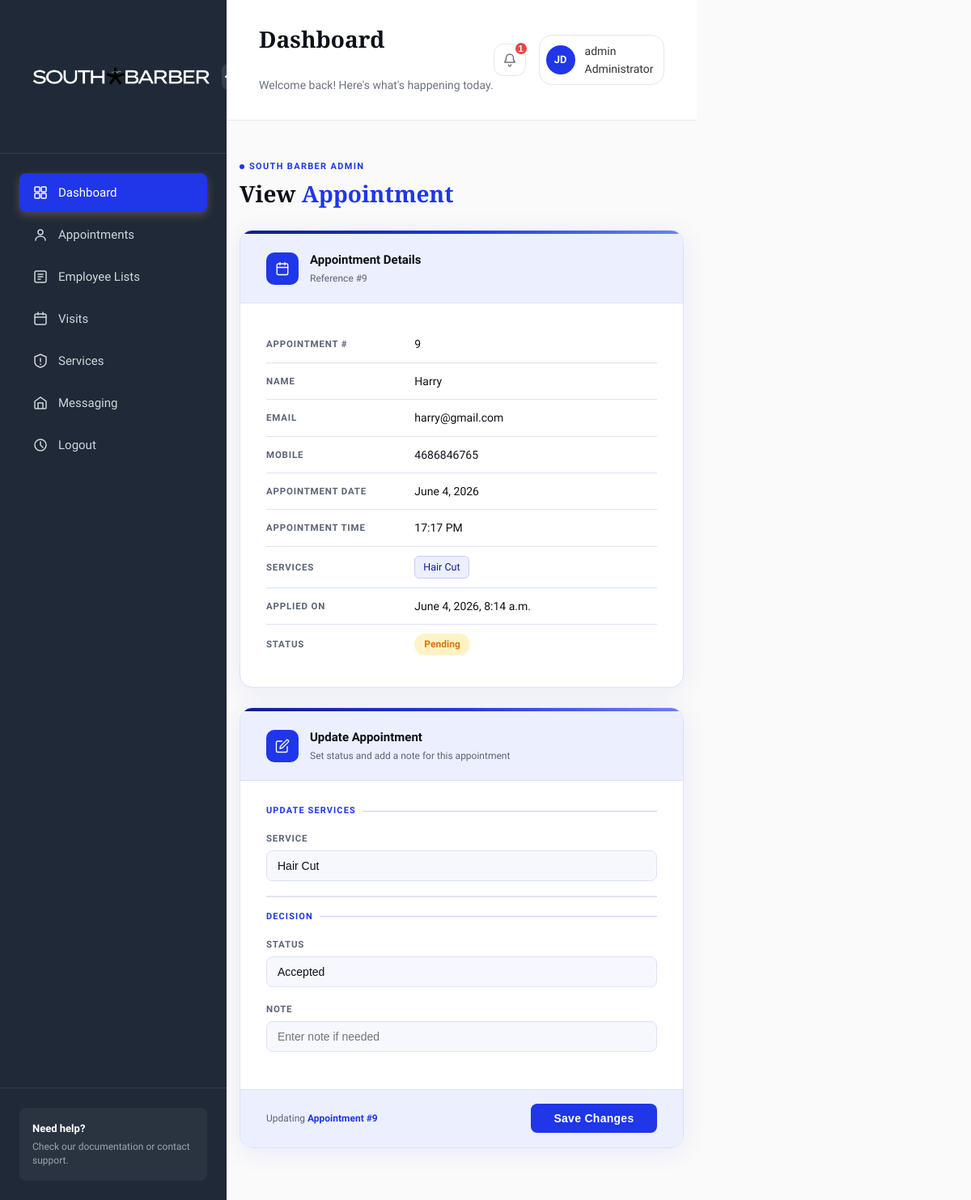
Screenshot of /adminsection/viewappointment/9/ (signed in) with the database file from the repository.
### adminsection/models.py (models this page shows, shortened)
class User(AbstractUser):
    ROLE_CHOICES = (
        ('ADMIN', 'Admin'),
        ('MANAGER', 'Manager'),
        ('EMPLOYEE', 'Employee'),
        ('CUSTOMER', 'Customer'),
    )
    Role = models.CharField(max_length=20, choices=ROLE_CHOICES)
    Store = models.ForeignKey(Store, on_delete=models.SET_NULL, null=True, blank=True)

class Service(models.Model):
    ServiceName = models.CharField(max_length=25)
    Cost = models.PositiveIntegerField()
    TimeStamp = models.DateTimeField(auto_now_add=True)
    def __str__(self):
        return self.ServiceName

### parlour/models.py (models this page shows, shortened)
class Appointment(models.Model):
    Store = models.ForeignKey(Store, on_delete=models.CASCADE)
    Name = models.CharField(max_length=50)
    Email = models.EmailField()
    PhoneNumber = models.CharField(max_length=11)
    Service = models.ForeignKey(Service, on_delete=models.CASCADE)
    Note = models.TextField(blank=True)
    AppointmentDate = models.DateField()
    AppointmentTime = models.TimeField()
    ApplyDate = models.DateTimeField(auto_now_add=True)
    RemarkDate = models.DateTimeField(auto_now=True)
    AppointmentNumber = models.IntegerField(null=True, blank=True)
    REMARK_CHOICES = (
        ('1', 'Accepted'),
        ('0', 'Rejected'),
    )
    Remark = models.CharField(max_length=1, choices=REMARK_CHOICES, blank=True)

### adminsection/views.py (the view)
# urls.py: path('viewappointment/<int:id>/', views.viewappointment, name='viewappointment'),
@staff_member_required
def viewappointment(request, id):
    Appointments = get_object_or_404(Appointment, id=id)
    form = AppointmentUpdateForm(request.POST or None, instance=Appointments)
    if request.method == 'POST':
        if form.is_valid():
            form.save()
            return redirect('allappointment')
    context = {
        'Appointment': Appointments,
        'form': form,
    }
    return render(request, 'adminsection/view-appointment.html', context)

### adminsection/forms.py
class AppointmentUpdateForm(forms.ModelForm):
    Note = forms.CharField(
        required=False,
        widget=forms.TextInput(attrs={'placeholder': 'Enter Note if needed'})
    )
    class Meta:
        model = Appointment
        fields = ['Service', 'Note', 'Remark']

### templates/adminsection/view-appointment.html (shortened to what this page needs)
{% extends 'adminsection/base.html' %}
{% load static %}
{% block content %}
<div id="page-wrapper">
  <p class="page-label">South Barber Admin</p>
  <h1 class="page-title">View <span>Appointment</span></h1>
  <div class="form-card">
    <div class="card-accent"></div>
    <div class="card-header">
      <div class="header-icon">
        <svg viewBox="0 0 24 24">
          <rect x="3" y="4" width="18" height="18" rx="2" ry="2"/>
          <line x1="16" y1="2" x2="16" y2="6"/>
          <line x1="8"  y1="2" x2="8"  y2="6"/>
          <line x1="3"  y1="10" x2="21" y2="10"/>
        </svg>
      </div>
      <div class="header-text">
        <h4>Appointment Details</h4>
        <p>Reference #{{ Appointment.id }}</p>
      </div>
    </div>
    <div class="card-body">
      <table class="info-table">
        <tr>
          <th>Appointment #</th>
          <td>{{ Appointment.id }}</td>
        </tr>
        <tr>
          <th>Name</th>
          <td>{{ Appointment.Name }}</td>
        </tr>
        <tr>
          <th>Email</th>
          <td>{{ Appointment.Email }}</td>
        </tr>
        <tr>
          <th>Mobile</th>
          <td>{{ Appointment.PhoneNumber }}</td>
        </tr>
        <tr>
          <th>Appointment Date</th>
          <td>{{ Appointment.AppointmentDate }}</td>
        </tr>
        <tr>
          <th>Appointment Time</th>
          <td>{{ Appointment.AppointmentTime|date:"H:i A" }}</td>
        </tr>
        <tr>
          <th>Services</th>
          <td>
            <div class="service-tags">
              {% if Appointment.Service %}
                <span class="service-tag">{{ Appointment.Service.ServiceName }}</span>
              {% else %}
                <span style="color:var(--text-hint)">No services</span>
              {% endif %}
            </div>
          </td>
        </tr>
        <tr>
          <th>Applied On</th>
          <td>{{ Appointment.ApplyDate }}</td>
        </tr>
        <tr>
          <th>Status</th>
          <td>
            {% if Appointment.Remark %}
              {% if Appointment.Remark == '1' %}
                <span class="badge badge-accepted">Accepted</span>
              {% else %}
                <span class="badge badge-rejected">Rejected</span>
              {% endif %}
            {% else %}
              <span class="badge badge-pending">Pending</span>
            {% endif %}
          </td>
        </tr>
      </table>
    </div>
  </div>
  {% if not Appointment.Remark %}
  <div class="form-card">
    <div class="card-accent"></div>
    <div class="card-header">
      <div class="header-icon">
        <svg viewBox="0 0 24 24">
          <path d="M11 4H4a2 2 0 0 0-2 2v14a2 2 0 0 0 2 2h14a2 2 0 0 0 2-2v-7"/>
          <path d="M18.5 2.5a2.121 2.121 0 0 1 3 3L12 15l-4 1 1-4 9.5-9.5z"/>
        </svg>
      </div>
      <div class="header-text">
        <h4>Update Appointment</h4>
        <p>Set status and add a note for this appointment</p>
      </div>
    </div>
    <div class="card-body">
      <form method="POST" id="appointmentForm">
        <p class="section-label">Update Services</p>
        <div class="field-group">
          <label for="id_Service">Service</label>
          {{ form.Service }}
        </div>
        <div class="divider"></div>
        <p class="section-label">Decision</p>
        <div class="field-group">
          <label for="id_Remark">Status</label>
          <select name="Remark" id="id_Remark" required>
            <option value="1" {% if form.instance.Remark == '1' %}selected{% endif %}>Accepted</option>
          </select>
        </div>
        <div class="field-group">
          <label for="id_Note">Note</label>
          <input type="text" name="Note" id="id_Note"
            value="{{ form.instance.Note|default:'' }}"
            placeholder="Enter note if needed">
        </div>
      </form>
    </div>
    <div class="card-footer">
      <span class="footer-note">Updating <strong>Appointment #{{ Appointment.id }}</strong></span>
      <button type="submit" form="appointmentForm" class="btn-submit">Save Changes</button>
    </div>
  </div>
  {% endif %}
</div>
{% endblock %}

### templates/adminsection/base.html (shortened to what this page needs)
{% load static %}
<!DOCTYPE html>
<html lang="en">
<head>
    <link rel="stylesheet" href="{% static 'css/styles.css' %}">
    <link rel="stylesheet" href="https://cdnjs.cloudflare.com/ajax/libs/font-awesome/6.0.0/css/all.min.css">
</head>
<body>
    <html class="app-container">
        <aside class="sidebar">
            <div class="sidebar-header">
                <div class="logo">
                    <img src="{% static 'images/SOUTH BARBER LOGO.png' %}" alt="South Barber Logo" style="width:250px; height:125px;">
                </div>
                <button class="sidebar-toggle">
                    <svg width="20" height="20" viewBox="0 0 20 20" fill="none">
                        <path d="M15 10L10 5L5 10" stroke="currentColor" stroke-width="2" stroke-linecap="round"/>
                    </svg>
                </button>
            </div>
            <nav class="sidebar-nav">
                <a href="{% url 'dashboard' %}" class="nav-item active">
                    <span>Dashboard</span>
                </a>
                <a href="{% url 'allappointment' %}" class="nav-item">
                    <svg width="20" height="20" viewBox="0 0 20 20" fill="none">
                        <circle cx="10" cy="7" r="3" stroke="currentColor" stroke-width="1.5"/>
                        <path d="M4 17C4 14 6.5 12 10 12C13.5 12 16 14 16 17" stroke="currentColor" stroke-width="1.5" stroke-linecap="round"/>
                    </svg>
                    <span>Appointments</span>
                </a>
                <a href="{% url 'employeelist' %}" class="nav-item">
                    <svg width="20" height="20" viewBox="0 0 20 20" fill="none">
                        <rect x="3" y="3" width="14" height="14" rx="2" stroke="currentColor" stroke-width="1.5"/>
                        <path d="M7 7H13M7 10H13M7 13H10" stroke="currentColor" stroke-width="1.5" stroke-linecap="round"/>
                    </svg>
                    <span>Employee Lists</span>
                </a>
                <a href="{% url 'customerlist' %}" class="nav-item">
                    <svg width="20" height="20" viewBox="0 0 20 20" fill="none">
                        <rect x="3" y="4" width="14" height="13" rx="2" stroke="currentColor" stroke-width="1.5"/>
                        <path d="M7 2V5M13 2V5M3 8H17" stroke="currentColor" stroke-width="1.5" stroke-linecap="round"/>
                    </svg>
                    <span>Visits</span>
                </a>
                <a href="{% url 'manageservices' %}" class="nav-item">
                    <svg width="20" height="20" viewBox="0 0 20 20" fill="none">
                        <path d="M3 5L10 2L17 5V11C17 14.5 14 17 10 18C6 17 3 14.5 3 11V5Z" stroke="currentColor" stroke-width="1.5" stroke-linejoin="round"/>
                        <path d="M10 7V11M10 14V14.5" stroke="currentColor" stroke-width="1.5" stroke-linecap="round"/>
                    </svg>
                    <span>Services</span>
                </a>
                <a href="#" class="nav-item">
                    <svg width="20" height="20" viewBox="0 0 20 20" fill="none">
                        <path d="M3 8L10 3L17 8V16C17 16.5 16.5 17 16 17H4C3.5 17 3 16.5 3 16V8Z" stroke="currentColor" stroke-width="1.5"/>
                        <path d="M13 17V10H7V17" stroke="currentColor" stroke-width="1.5"/>
                    </svg>
                    <span>Messaging</span>
                </a>
                <a href="{% url 'logout' %}" class="nav-item">
                    <svg width="20" height="20" viewBox="0 0 20 20" fill="none">
                        <circle cx="10" cy="10" r="7" stroke="currentColor" stroke-width="1.5"/>
                        <path d="M10 6V10L13 13" stroke="currentColor" stroke-width="1.5" stroke-linecap="round"/>
                    </svg>
                    <span>Logout</span>
                </a>
            </nav>
            <div class="sidebar-footer">
                <div class="help-section">
                    <p class="help-title">Need help?</p>
                    <p class="help-text">Check our documentation or contact support.</p>
                </div>
            </div>
        </aside>
        <main class="main-content">
            <header class="header">
                <div class="header-left">
                    <h1 class="page-title">Dashboard</h1>
                    <p class="page-subtitle">Welcome back! Here's what's happening today.</p>
                </div>
                <div class="header-right">
                    <button class="notification-btn">
                        <svg width="20" height="20" viewBox="0 0 20 20" fill="none">
                            <path d="M10 3C7.5 3 5.5 5 5.5 7.5V10L4 12V13H16V12L14.5 10V7.5C14.5 5 12.5 3 10 3Z" stroke="currentColor" stroke-width="1.5"/>
                            <path d="M8.5 16C8.5 17 9.5 18 10 18C10.5 18 11.5 17 11.5 16" stroke="currentColor" stroke-width="1.5" stroke-linecap="round"/>
                        </svg>
                        <span class="notification-badge">1</span>
                    </button>
                    <div class="user-menu">
                        {% if request.user.is_authenticated %}
                        <div class="user-avatar">JD</div>
                        <span class="user-name">
                            <p>{{ user.username }}</p>
                            {% if request.user.is_superuser %}
                            <span>Administrator </span>
                            {% else %}
                            <span>Staff</span>
                            {% endif %}
                                </span>
                        </div>
                        {% endif %}
                </div>
            </header>
            {% block content %}
            {% endblock %}
    </main>
</html>

### rows the page displays
User: username "admin"
Appointment: id "9", Name "Harry", Email "harry@gmail.com", PhoneNumber "4686846765", AppointmentDate "June 4, 2026", AppointmentTime "17:17 PM", Service.ServiceName "Hair Cut", ApplyDate "June 4, 2026, 8:14 a.m.", Service "Hair Cut"
